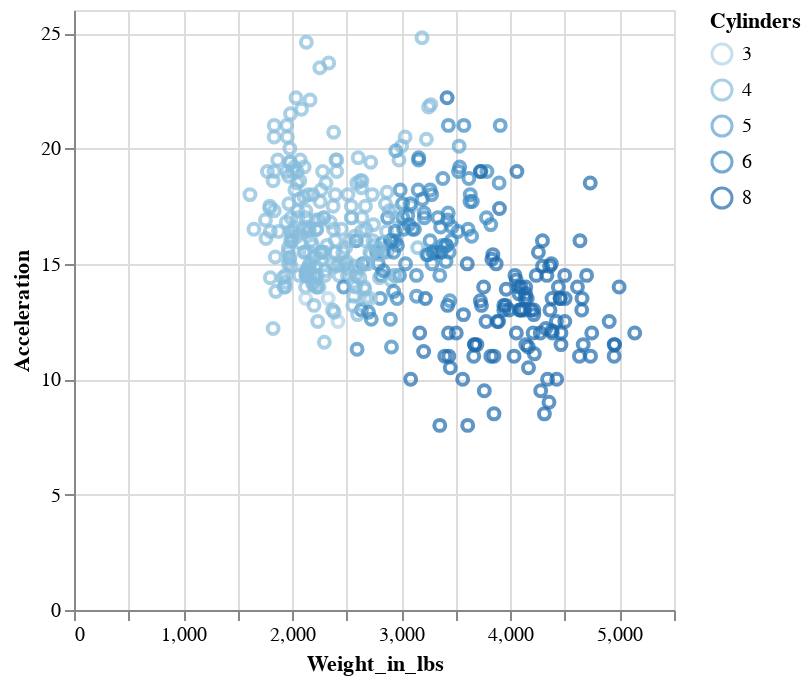

Notebook code cell kept with this figure:
### Markdown cell above
#### **Exercises**

Create the following Graphs:

  1. A Scatter plot of "Weight_in_lbs" on the x-axis, and "Acceleration" in the y-axis with the number of cylinders encoded in the color channel of all the cars in the dataframe. **(10 marks)**
  2. A horizontal histogram of the country of origin ([this documentation](https://altair-viz.github.io/gallery/simple_histogram.html) might help) of all the cars in the dataframe. **(15 marks)**
  3. A Heatmap of the binned horsepower (x) and the binned displacement (y) with the count representing color. ([this documentation](https://altair-viz.github.io/gallery/binned_heatmap.html) might help).  Use 20 bins for each dimension. **(15 marks)**

### Code cell
alt.Chart(cars).mark_point().encode(
    x='Weight_in_lbs:Q',
    y='Acceleration:Q',
    color='Cylinders:O'
)

### Figure 1 — Vega-Lite specification as saved in the notebook (floating-point values rounded to 4 significant figures; data arrays with more than 128 entries replaced by an {"elided": "..."} marker saying what was removed)
{"config": {"view": {"continuousWidth": 300, "continuousHeight": 300}}, "data": {"name": "data-583e73726c1545c56c203344161a975c"}, "mark": {"type": "point"}, "encoding": {"color": {"field": "Cylinders", "type": "ordinal"}, "x": {"field": "Weight_in_lbs", "type": "quantitative"}, "y": {"field": "Acceleration", "type": "quantitative"}}, "$schema": "https://vega.github.io/schema/vega-lite/v5.20.1.json", "datasets": {"data-583e73726c1545c56c203344161a975c": {"elided": "406 records"}}}
